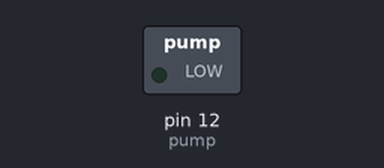
Recording of a sketch running on a simulated Arduino Uno, built with avr-gcc and run on an emulated ATmega328P. On the bench: switched loads named in the sketch (green lamp = pin HIGH).

Above: at 1.0 s.
At 3.0 s:
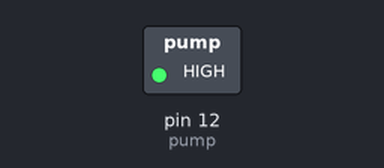
Timing chart, 0 to 5.2 s (numbered marks = the images above):
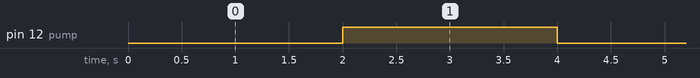

Measured:
- by itself, pin 12 (pump): alternates HIGH for 2.0 s and LOW for 2.0 s

The sketch:

pump.ino
```cpp
#define pump 12

void setup() {
  pinMode(pump, OUTPUT);

  // Initialize outputs to off state
  // pump active LOW, not HIGH
  digitalWrite(pump, HIGH);
}

void loop() {
  digitalWrite(pump, LOW);
  delay(2000);
  digitalWrite(pump, HIGH);
  delay(2000);
}
```
